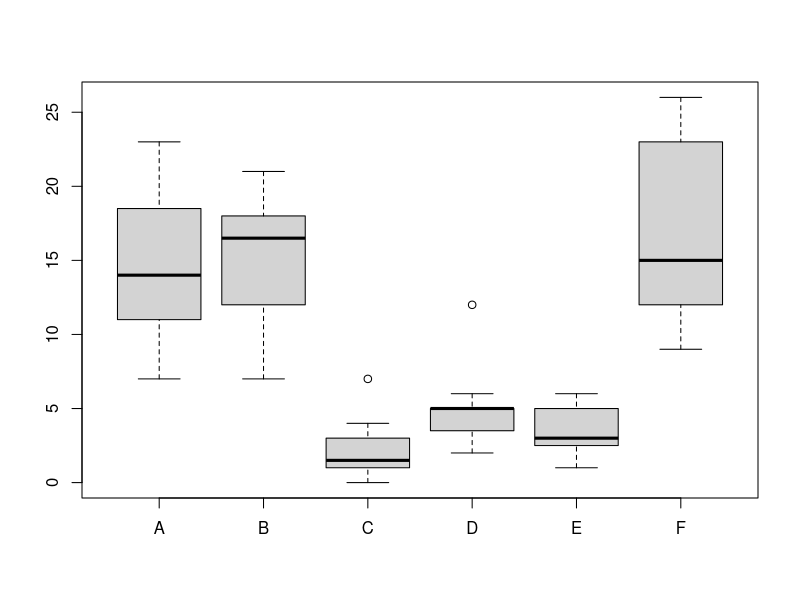
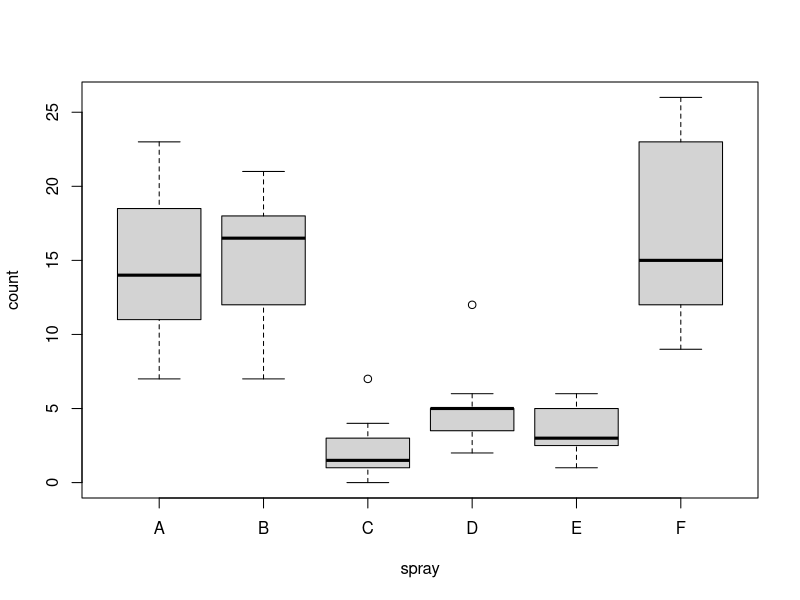

Here is the R script that generated these plots, in order: (Note: this script raises an error after producing the figures.)
## The basic syntax to create a boxplot in R is:
## boxplot(x, data, notch, varwidth, names, main)

## x is a vector or a formula
## data is the data frame.
## notch is a logical value. Set as TRUE to draw a notch.
## varwidth is a logical value. Set as true to draw width of the box proportionate to the sample size.
## names are the group labels which will be printed under each boxplot.
## main is used to give a title to the graph.

boxplot(split(InsectSprays$count, InsectSprays$spray))

boxplot (count ~ spray, data = InsectSprays)



library(dplyr)

data(nym.2002, package="UsingR")
